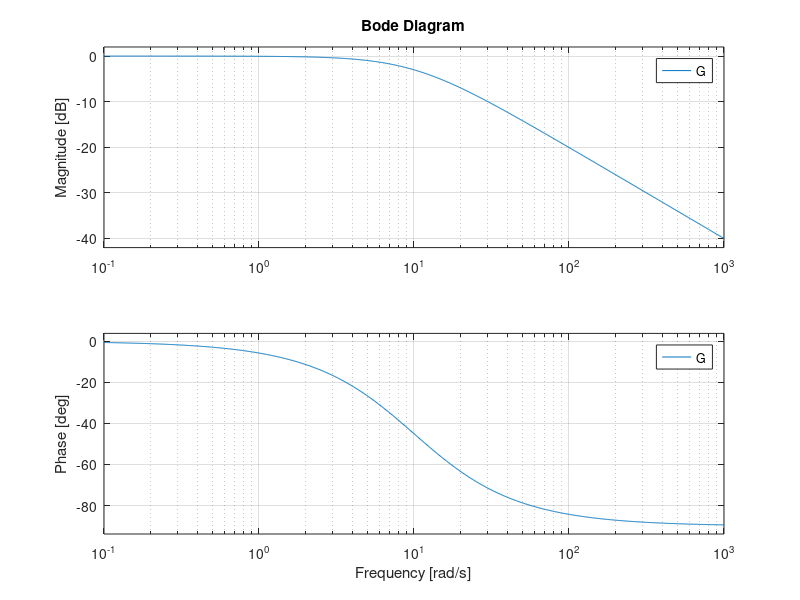
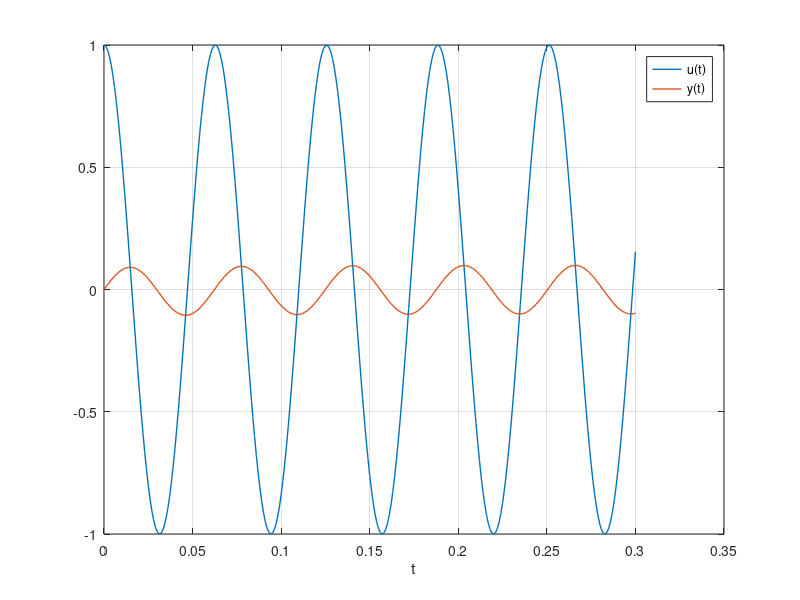

MATLAB code for these plots, in order:
%
% Sistema del primo ordine: risposta ad ingresso sinusoidale
%
close all; clear all; clc;

% parametri del sistema
mu = 1;   % guadagno
T  = 0.1; % costante di tempo

% parametri della sinusoide in ingresso
omega = 1e2;     % pulsazione: 100 rad/s
tt = 0:1e-3:0.3; % intervallo temporale: da 0 ad 0.3 con passo 0.001

%% simulazione

fprintf('Pulsazione sinusoide in ingresso: %.2f rad/s (%.2f Hz)\n', omega, omega/(2*pi));
fprintf('Pulsazione di taglio a -3dB: %.2f rad/s (%.2f Hz)\n\n', 1/T, 1/(T*2*pi));

fprintf('Azione filtrante del sistema:\n');
fprintf('Guadagno: %.2f dB (cioè fattore moltiplicativo: %.2f)\n', -20*log10(sqrt(1+omega^2*T^2)), 1/sqrt(1+omega^2*T^2));
fprintf('Sfasamento: %.2f gradi\n', rad2deg(-atan(omega*T)));

% definizione del sistema
s = tf('s');
G = mu/(1+T*s);

% definizione dell'ingresso
uu = cos(omega*tt);

% simulazione sistema
yy = lsim(G, uu, tt);

%% plot

% diagramma di bode
figure;
bode(G);
box on; zoom on; grid on;

% plot ingresso-uscita
figure;
hold on; box on; zoom on; grid on;
plot(tt,uu,'LineWidth',1,'DisplayName','u(t)');
plot(tt,yy,'LineWidth',1,'DisplayName','y(t)');
xlabel('t');
legend;
